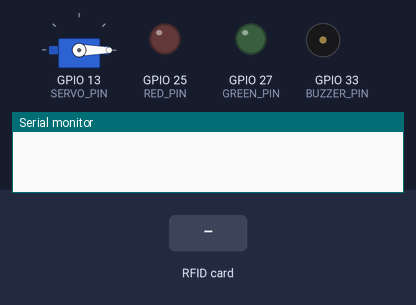
Bench run of a sketch on a simulated ESP32. On the bench: servo, output pins drawn as LEDs (lit = HIGH), buzzer (waves = sounding), the last lines printed to the serial monitor. The test bench sets the inputs (shaded band).

Above: at 1.2 s.
1.3 s: RFID card A3 4F 12 9B held to the reader
At 2.5 s:
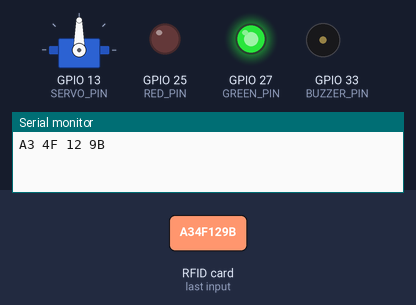
2.9 s: RFID card 5E 7A 19 C4 held to the reader
At 5.1 s:
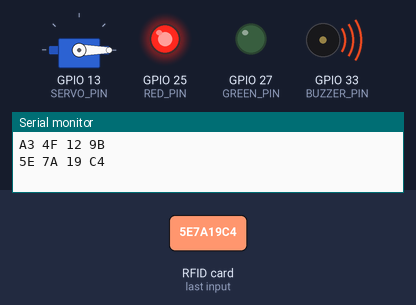
5.9 s: RFID card 04 7E 2C 1A held to the reader
At 6.8 s:
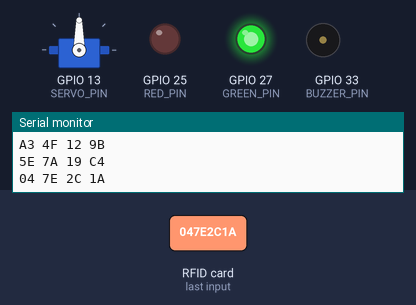
Timing chart, 0 to 10.4 s (numbered marks = the images above; inputs shaded):
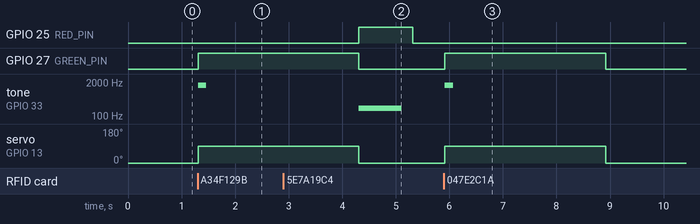

The sketch:

L17_Door.ino
```cpp
// Lesson 17 challenge solution: RFID door with a servo lock
// Allowed card opens the "door" (servo on 13) for 3 seconds.
// Also counts failed attempts and sounds an alarm after 3.

#include <SPI.h>
#include <MFRC522.h>
#include <ESP32Servo.h>

const int SS_PIN = 5;
const int RST_PIN = 4;
const int RED_PIN = 25;
const int GREEN_PIN = 27;
const int BUZZER_PIN = 33;
const int SERVO_PIN = 13;   // 18 is busy: it's the SPI clock

String allowed[] = {"A3 4F 12 9B", "04 7E 2C 1A"};
const int NUM_ALLOWED = 2;

MFRC522 rfid(SS_PIN, RST_PIN);
Servo door;
int badTries = 0;

String readUid() {
  String uid = "";
  for (int i = 0; i < rfid.uid.size; i++) {
    if (i > 0) uid += " ";
    if (rfid.uid.uidByte[i] < 16) uid += "0";
    uid += String(rfid.uid.uidByte[i], HEX);
  }
  uid.toUpperCase();
  return uid;
}

bool isAllowed(String uid) {
  for (int i = 0; i < NUM_ALLOWED; i++) {
    if (uid == allowed[i]) return true;
  }
  return false;
}

void alarm() {
  for (int i = 0; i < 10; i++) {
    digitalWrite(RED_PIN, HIGH);
    tone(BUZZER_PIN, 2000, 150);
    delay(150);
    digitalWrite(RED_PIN, LOW);
    tone(BUZZER_PIN, 1000, 150);
    delay(150);
  }
}

void setup() {
  Serial.begin(115200);
  pinMode(RED_PIN, OUTPUT);
  pinMode(GREEN_PIN, OUTPUT);
  door.attach(SERVO_PIN, 500, 2400);
  door.write(0);
  SPI.begin();
  rfid.PCD_Init();
}

void loop() {
  if (!rfid.PICC_IsNewCardPresent()) return;
  if (!rfid.PICC_ReadCardSerial()) return;

  String uid = readUid();
  Serial.println(uid);
  if (isAllowed(uid)) {
    badTries = 0;
    digitalWrite(GREEN_PIN, HIGH);
    tone(BUZZER_PIN, 1500, 150);
    door.write(90);
    delay(3000);
    door.write(0);
    digitalWrite(GREEN_PIN, LOW);
  } else {
    badTries++;
    digitalWrite(RED_PIN, HIGH);
    tone(BUZZER_PIN, 200, 800);
    delay(1000);
    digitalWrite(RED_PIN, LOW);
    if (badTries >= 3) {
      alarm();
      badTries = 0;
    }
  }
  rfid.PICC_HaltA();
}
```

Measured:
- after the input at 1.3 s, GPIO 27 (GREEN_PIN): LOW → HIGH at once; tone on GPIO 33 (BUZZER_PIN): silent → 1500 Hz at once, → silent 0.15 s later; servo on GPIO 13 (SERVO_PIN): 0° → 90° at once
- after the input at 2.9 s, GPIO 25 (RED_PIN): LOW → HIGH after 1.4 s, → LOW 1.0 s later; tone on GPIO 33 (BUZZER_PIN): silent → 200 Hz after 1.4 s, → silent 0.80 s later
- after the input at 5.9 s, GPIO 27 (GREEN_PIN): LOW → HIGH at once, → LOW 3.0 s later; tone on GPIO 33 (BUZZER_PIN): silent → 1500 Hz at once, → silent 0.15 s later; servo on GPIO 13 (SERVO_PIN): 0° → 90° at once, → 0° 3.0 s later
